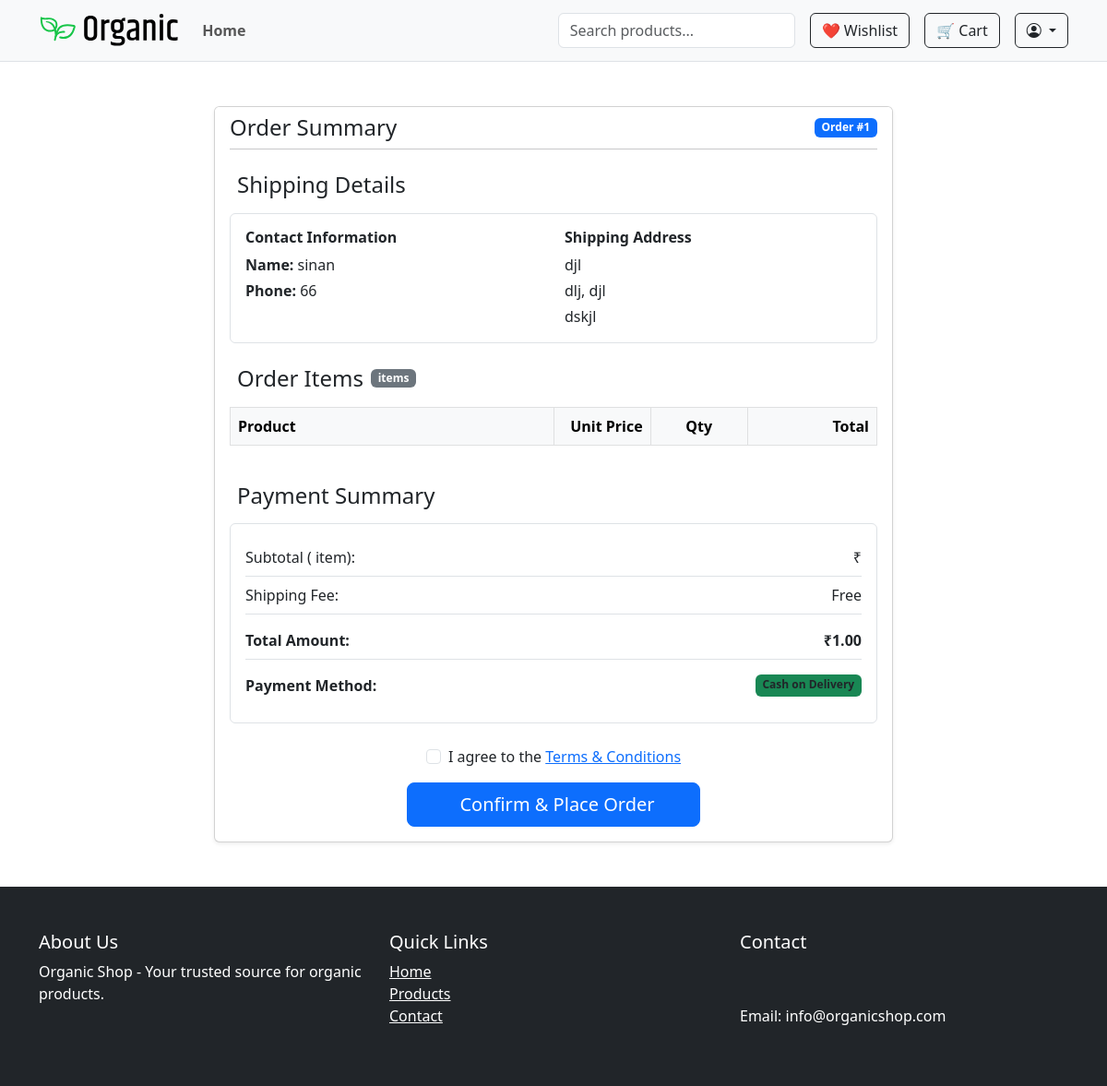
Before: /accounts/order-summary/1/ (signed in) with the older database file.
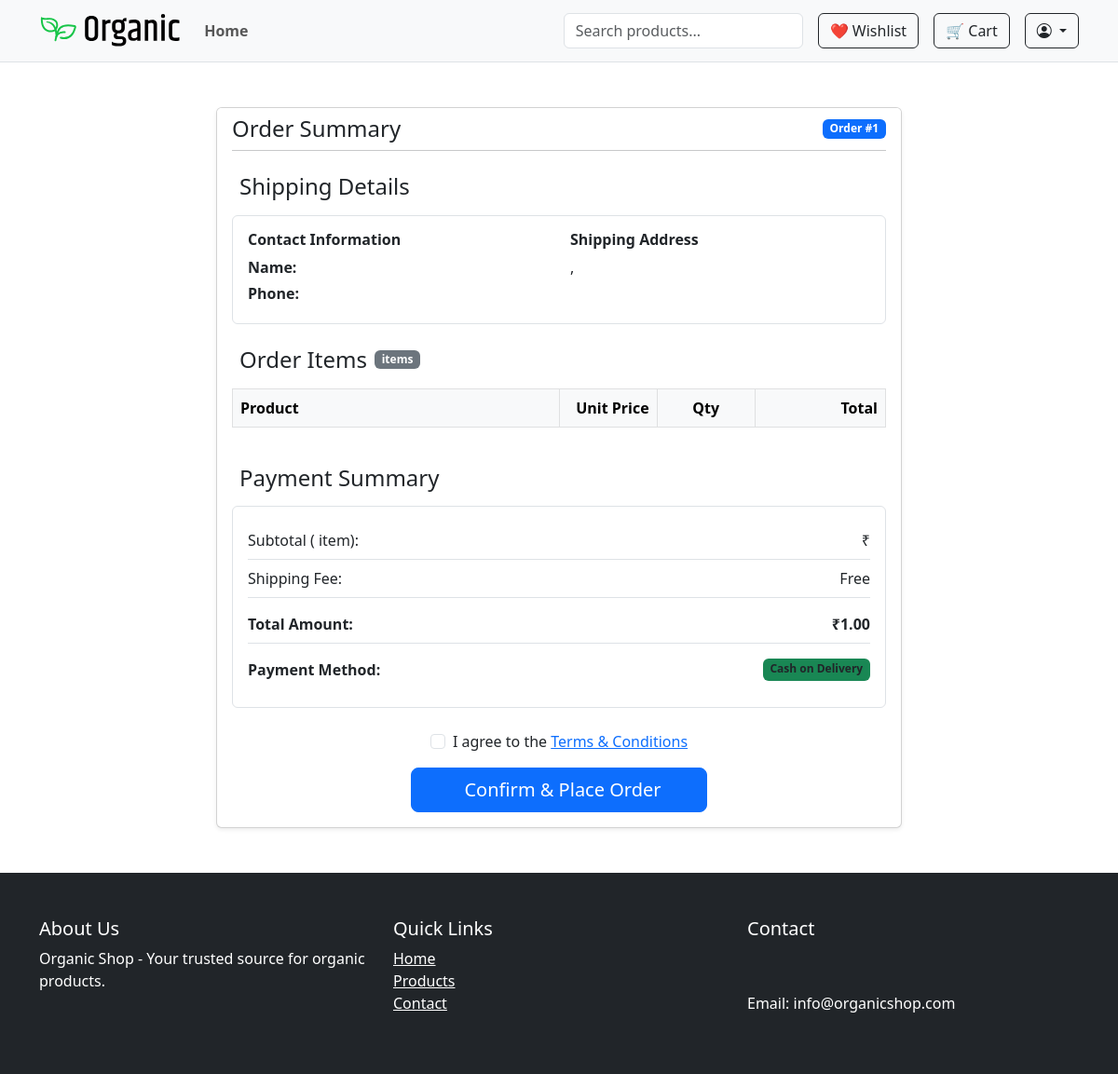
After: the same page with the newer database file.
### accounts/models.py (models this page shows, shortened)
class Order(models.Model):
    STATUS_CHOICES = [
        ('pending', 'Pending'),
        ('processing', 'Processing'),
        ('shipped', 'Shipped'),
        ('delivered', 'Delivered'),
        ('cancelled', 'Cancelled'),
    ]
    PAYMENT_CHOICES = [
        ('COD', 'Cash on Delivery'),
        ('ONLINE', 'Online Payment'),
    ]
    user = models.ForeignKey(User, on_delete=models.CASCADE)
    address = models.ForeignKey(Address, on_delete=models.SET_NULL, null=True)
    total_price = models.DecimalField(max_digits=10, decimal_places=2)
    promo_code = models.ForeignKey(PromoCode, on_delete=models.SET_NULL, null=True, blank=True)
    payment_method = models.CharField(max_length=20, choices=PAYMENT_CHOICES, default='COD')
    created_at = models.DateTimeField(auto_now_add=True)
    status = models.CharField(max_length=20, choices=STATUS_CHOICES, default='pending')
    is_paid = models.BooleanField(default=False)

class Address(models.Model):
    user = models.ForeignKey(User, on_delete=models.CASCADE, related_name='addresses')
    full_name = models.CharField(max_length=100)
    phone = models.CharField(max_length=20)
    address_line = models.TextField()
    city = models.CharField(max_length=50)
    postal_code = models.CharField(max_length=10)
    state=models.CharField(max_length=50)
    country = models.CharField(max_length=50)
    is_default = models.BooleanField(default=False)

### accounts/views.py (the view)
# urls.py: path('order-summary/<int:order_id>/', views.order_summary, name='order_summary'),
@login_required
def order_summary(request, order_id):
    order = get_object_or_404(
        Order.objects.select_related('address', 'promo_code')
                     .prefetch_related('items__product', 'items__variant'),
        id=order_id,
        user=request.user
    )
    items = order.items.all()
    subtotal = sum(item.price * item.quantity for item in items)
    discount = Decimal('0.00')
    if order.promo_code:
        discount = (Decimal(order.promo_code.discount_percentage) / Decimal('100')) * subtotal
    total = order.total_price
    return render(request, 'accounts/order_summary.html', {
        'order': order,
        'items': items,
        'subtotal': subtotal,
        'discount': discount,
        'total': total
    })

### accounts/templates/accounts/order_summary.html (shortened to what the changed rows need)
{% extends 'shop/base.html' %}
{% load static %}
{% block content %}
<div class="container py-5">
    <div class="row">
        <div class="col-lg-8 mx-auto">
            <div class="card shadow-sm">
                <div class="card-header bg-white border-bottom-0">
                    <div class="d-flex justify-content-between align-items-center">
                        <h2 class="h4 mb-0">Order Summary</h2>
                        <span class="badge bg-primary">Order #{{ order.id }}</span>
                    </div>
                </div>
                <div class="card-body">
                    <div class="mb-4">
    <div class="card border p-3">
        <div class="row">
            <div class="col-md-6 mb-3 mb-md-0">
                <h6 class="fw-bold mb-2">Contact Information</h6>
                <p class="mb-1"><strong>Name:</strong> {{ order.address.full_name }}</p>
                <p class="mb-1"><strong>Phone:</strong> {{ order.address.phone }}</p>
            </div>
            <div class="col-md-6">
                <h6 class="fw-bold mb-2">Shipping Address</h6>
                <p class="mb-1">{{ order.address.address_line }}</p>
                <p class="mb-1">{{ order.address.city }}, {{ order.address.country }}</p>
                <p class="mb-0">{{ order.address.postal_code }}</p>
            </div>
        </div>
    </div>
</div>
                    <div class="mb-4">
    <div class="table-responsive">
        <table class="table table-bordered">
            <thead class="table-light">
                <tr>
                    <th style="width: 50%">Product</th>
                    <th class="text-end" style="width: 15%">Unit Price</th>
                    <th class="text-center" style="width: 15%">Qty</th>
                    <th class="text-end" style="width: 20%">Total</th>
                </tr>
            </thead>
        </table>
    </div>
</div>
                    <div class="mb-4">
    <div class="card border p-3">
        <ul class="list-group list-group-flush">
            <li class="list-group-item d-flex justify-content-between bg-transparent px-0 pt-3 border-top-2">
                <strong>Total Amount:</strong>
                <strong>₹{{ order.total_price|floatformat:2 }}</strong>
            </li>
            <li class="list-group-item bg-transparent px-0 pt-3 border-0">
                <div class="d-flex justify-content-between mb-1">
                    <span class="fw-bold">Payment Method:</span>
                    <span class="badge bg-{% if order.payment_method == 'cod' %}warning{% else %}success{% endif %} text-dark">
                        {{ order.get_payment_method_display }}
                    </span>
                </div>
            </li>
        </ul>
    </div>
</div>
                </div>
            </div>
        </div>
    </div>
</div>
{% endblock %}

Changed rows visible on the page:
changed Order "Cash on Delivery": address.full_name "sinan" → (not shown); address.phone "66" → (not shown); address.address_line "djl" → (not shown); address.city "dlj" → (not shown); address.country "djl" → (not shown); address.postal_code "dskjl" → (not shown)
